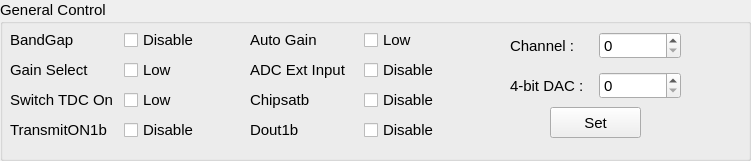
     <widget class="QGroupBox" name="groupBox_3">
      <property name="geometry">
       <rect>
        <x>10</x>
        <y>390</y>
        <width>751</width>
        <height>161</height>
       </rect>
      </property>
      <property name="font">
       <font>
        <pointsize>11</pointsize>
       </font>
      </property>
      <property name="title">
       <string>General Control</string>
      </property>
      <widget class="QWidget" name="layoutWidget">
       <property name="geometry">
        <rect>
         <x>10</x>
         <y>30</y>
         <width>221</width>
         <height>20</height>
        </rect>
       </property>
       <layout class="QHBoxLayout" name="horizontalLayout_35">
        <item>
         <widget class="QLabel" name="label_37">
          <property name="text">
           <string>BandGap</string>
          </property>
         </widget>
        </item>
        <item>
         <widget class="QCheckBox" name="bandGap_Check">
          <property name="text">
           <string>Disable</string>
          </property>
         </widget>
        </item>
       </layout>
      </widget>
      <widget class="QWidget" name="layoutWidget">
       <property name="geometry">
        <rect>
         <x>250</x>
         <y>30</y>
         <width>221</width>
         <height>20</height>
        </rect>
       </property>
       <layout class="QHBoxLayout" name="horizontalLayout_40">
        <item>
         <widget class="QLabel" name="label_42">
          <property name="text">
           <string>Auto Gain</string>
          </property>
         </widget>
        </item>
        <item>
         <widget class="QCheckBox" name="autoGain_Check">
          <property name="text">
           <string>Low</string>
          </property>
         </widget>
        </item>
       </layout>
      </widget>
      <widget class="QWidget" name="layoutWidget">
       <property name="geometry">
        <rect>
         <x>10</x>
         <y>60</y>
         <width>221</width>
         <height>20</height>
        </rect>
       </property>
       <layout class="QHBoxLayout" name="horizontalLayout_41">
        <item>
         <widget class="QLabel" name="label_43">
          <property name="text">
           <string>Gain Select</string>
          </property>
         </widget>
        </item>
        <item>
         <widget class="QCheckBox" name="gainSelect_Check">
          <property name="text">
           <string>Low</string>
          </property>
         </widget>
        </item>
       </layout>
      </widget>
      <widget class="QWidget" name="layoutWidget">
       <property name="geometry">
        <rect>
         <x>250</x>
         <y>60</y>
         <width>221</width>
         <height>20</height>
        </rect>
       </property>
       <layout class="QHBoxLayout" name="horizontalLayout_42">
        <item>
         <widget class="QLabel" name="label_44">
          <property name="text">
           <string>ADC Ext Input</string>
          </property>
         </widget>
        </item>
        <item>
         <widget class="QCheckBox" name="adcExtInput_Check">
          <property name="text">
           <string>Disable</string>
          </property>
         </widget>
        </item>
       </layout>
      </widget>
      <widget class="QWidget" name="layoutWidget">
       <property name="geometry">
        <rect>
         <x>10</x>
         <y>90</y>
         <width>221</width>
         <height>20</height>
        </rect>
       </property>
       <layout class="QHBoxLayout" name="horizontalLayout_43">
        <item>
         <widget class="QLabel" name="label_45">
          <property name="minimumSize">
           <size>
            <width>80</width>
            <height>0</height>
           </size>
          </property>
          <property name="text">
           <string>Switch TDC On</string>
          </property>
         </widget>
        </item>
        <item>
         <widget class="QCheckBox" name="switchTDCon_Check">
          <property name="text">
           <string>Low</string>
          </property>
         </widget>
        </item>
       </layout>
      </widget>
      <widget class="QWidget" name="layoutWidget">
       <property name="geometry">
        <rect>
         <x>250</x>
         <y>90</y>
         <width>221</width>
         <height>20</height>
        </rect>
       </property>
       <layout class="QHBoxLayout" name="horizontalLayout_51">
        <item>
         <widget class="QLabel" name="label_53">
          <property name="text">
           <string>Chipsatb</string>
          </property>
         </widget>
        </item>
        <item>
         <widget class="QCheckBox" name="chipsatb_checkbox">
          <property name="text">
           <string>Disable</string>
          </property>
         </widget>
        </item>
       </layout>
      </widget>
      <widget class="QWidget" name="layoutWidget">
       <property name="geometry">
        <rect>
         <x>10</x>
         <y>120</y>
         <width>221</width>
         <height>20</height>
        </rect>
       </property>
       <layout class="QHBoxLayout" name="horizontalLayout_52">
        <item>
         <widget class="QLabel" name="label_54">
          <property name="text">
           <string>TransmitON1b</string>
          </property>
         </widget>
        </item>
        <item>
         <widget class="QCheckBox" name="transmiton1b_checkbox">
          <property name="text">
           <string>Disable</string>
          </property>
         </widget>
        </item>
       </layout>
      </widget>
      <widget class="QWidget" name="layoutWidget">
       <property name="geometry">
        <rect>
         <x>250</x>
         <y>120</y>
         <width>221</width>
         <height>20</height>
        </rect>
       </property>
       <layout class="QHBoxLayout" name="horizontalLayout_53">
        <item>
         <widget class="QLabel" name="label_55">
          <property name="text">
           <string>Dout1b</string>
          </property>
         </widget>
        </item>
        <item>
         <widget class="QCheckBox" name="dout1b_checkbox">
          <property name="text">
           <string>Disable</string>
          </property>
         </widget>
        </item>
       </layout>
      </widget>
      <widget class="QPushButton" name="fineDacButton">
       <property name="geometry">
        <rect>
         <x>550</x>
         <y>107</y>
         <width>91</width>
         <height>31</height>
        </rect>
       </property>
       <property name="text">
        <string>Set</string>
       </property>
      </widget>
      <widget class="QWidget" name="layoutWidget">
       <property name="geometry">
        <rect>
         <x>510</x>
         <y>30</y>
         <width>171</width>
         <height>31</height>
        </rect>
       </property>
       <layout class="QHBoxLayout" name="horizontalLayout_128">
        <item>
         <widget class="QLabel" name="label_110">
          <property name="text">
           <string>Channel : </string>
          </property>
         </widget>
        </item>
        <item>
         <widget class="QSpinBox" name="fineDacChnSpinBox"/>
        </item>
       </layout>
      </widget>
      <widget class="QWidget" name="layoutWidget">
       <property name="geometry">
        <rect>
         <x>510</x>
         <y>70</y>
         <width>171</width>
         <height>31</height>
        </rect>
       </property>
       <layout class="QHBoxLayout" name="horizontalLayout_129">
        <item>
         <widget class="QLabel" name="label_111">
          <property name="text">
           <string>4-bit DAC : </string>
          </property>
         </widget>
        </item>
        <item>
         <widget class="QSpinBox" name="fineDacValueSpinBox"/>
        </item>
       </layout>
      </widget>
     </widget>
